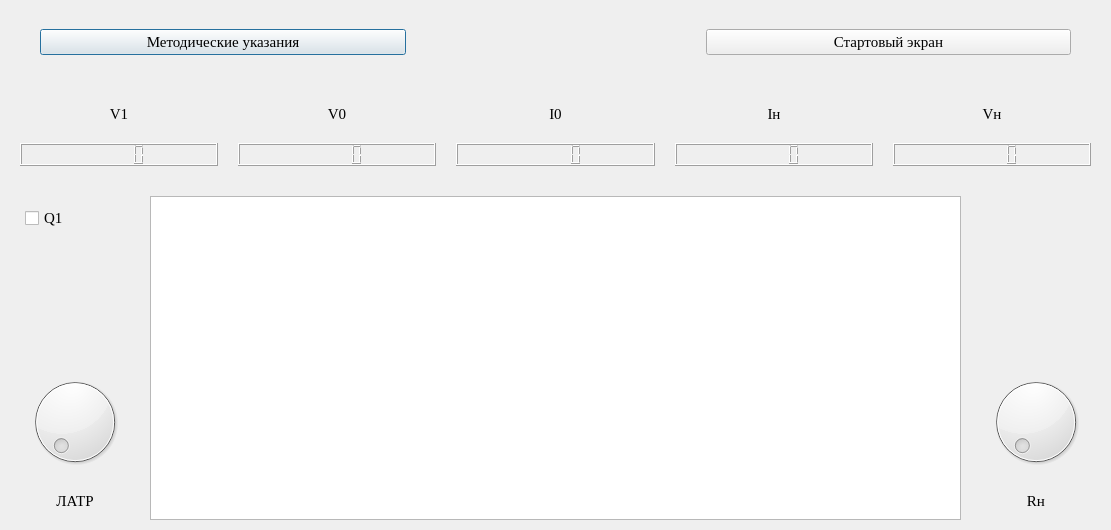
<?xml version="1.0" encoding="UTF-8"?>
<ui version="4.0">
 <class>Dialog</class>
 <widget class="QDialog" name="Dialog">
  <property name="geometry">
   <rect>
    <x>0</x>
    <y>0</y>
    <width>1111</width>
    <height>530</height>
   </rect>
  </property>
  <property name="font">
   <font>
    <family>Times New Roman</family>
    <pointsize>11</pointsize>
   </font>
  </property>
  <property name="windowTitle">
   <string>Dialog</string>
  </property>
  <widget class="QWidget" name="verticalLayoutWidget">
   <property name="geometry">
    <rect>
     <x>0</x>
     <y>-1</y>
     <width>1111</width>
     <height>531</height>
    </rect>
   </property>
   <layout class="QVBoxLayout" name="verticalLayout">
    <property name="spacing">
     <number>20</number>
    </property>
    <property name="topMargin">
     <number>10</number>
    </property>
    <item>
     <layout class="QHBoxLayout" name="horizontalLayout_2">
      <property name="spacing">
       <number>300</number>
      </property>
      <property name="leftMargin">
       <number>40</number>
      </property>
      <property name="topMargin">
       <number>20</number>
      </property>
      <property name="rightMargin">
       <number>40</number>
      </property>
      <property name="bottomMargin">
       <number>20</number>
      </property>
      <item>
       <widget class="QPushButton" name="MetodB">
        <property name="font">
         <font>
          <family>Times New Roman</family>
          <pointsize>11</pointsize>
         </font>
        </property>
        <property name="cursor">
         <cursorShape>PointingHandCursor</cursorShape>
        </property>
        <property name="text">
         <string>Методические указания</string>
        </property>
        <property name="default">
         <bool>false</bool>
        </property>
       </widget>
      </item>
      <item>
       <widget class="QPushButton" name="StartMenuB">
        <property name="minimumSize">
         <size>
          <width>0</width>
          <height>0</height>
         </size>
        </property>
        <property name="font">
         <font>
          <family>Times New Roman</family>
          <pointsize>11</pointsize>
         </font>
        </property>
        <property name="cursor">
         <cursorShape>PointingHandCursor</cursorShape>
        </property>
        <property name="text">
         <string>Стартовый экран</string>
        </property>
       </widget>
      </item>
     </layout>
    </item>
    <item>
     <layout class="QVBoxLayout" name="verticalLayout_8">
      <property name="leftMargin">
       <number>10</number>
      </property>
      <property name="topMargin">
       <number>5</number>
      </property>
      <property name="rightMargin">
       <number>10</number>
      </property>
      <property name="bottomMargin">
       <number>5</number>
      </property>
      <item>
       <layout class="QHBoxLayout" name="horizontalLayout">
        <property name="leftMargin">
         <number>10</number>
        </property>
        <property name="topMargin">
         <number>5</number>
        </property>
        <property name="rightMargin">
         <number>10</number>
        </property>
        <property name="bottomMargin">
         <number>5</number>
        </property>
        <item>
         <layout class="QVBoxLayout" name="verticalLayout_4">
          <item>
           <widget class="QLabel" name="label">
            <property name="text">
             <string>V1</string>
            </property>
            <property name="textFormat">
             <enum>Qt::RichText</enum>
            </property>
            <property name="alignment">
             <set>Qt::AlignCenter</set>
            </property>
           </widget>
          </item>
          <item>
           <widget class="QLCDNumber" name="lcdNumber"/>
          </item>
         </layout>
        </item>
        <item>
         <layout class="QVBoxLayout" name="verticalLayout_5">
          <item>
           <widget class="QLabel" name="label_2">
            <property name="text">
             <string>V0</string>
            </property>
            <property name="textFormat">
             <enum>Qt::RichText</enum>
            </property>
            <property name="alignment">
             <set>Qt::AlignCenter</set>
            </property>
           </widget>
          </item>
          <item>
           <widget class="QLCDNumber" name="lcdNumber_2"/>
          </item>
         </layout>
        </item>
        <item>
         <layout class="QVBoxLayout" name="verticalLayout_6">
          <item>
           <widget class="QLabel" name="label_3">
            <property name="text">
             <string>I0</string>
            </property>
            <property name="textFormat">
             <enum>Qt::RichText</enum>
            </property>
            <property name="alignment">
             <set>Qt::AlignCenter</set>
            </property>
           </widget>
          </item>
          <item>
           <widget class="QLCDNumber" name="lcdNumber_3"/>
          </item>
         </layout>
        </item>
        <item>
         <layout class="QVBoxLayout" name="verticalLayout_7">
          <item>
           <widget class="QLabel" name="label_4">
            <property name="text">
             <string>Iн</string>
            </property>
            <property name="textFormat">
             <enum>Qt::RichText</enum>
            </property>
            <property name="alignment">
             <set>Qt::AlignCenter</set>
            </property>
           </widget>
          </item>
          <item>
           <widget class="QLCDNumber" name="lcdNumber_4"/>
          </item>
         </layout>
        </item>
        <item>
         <layout class="QVBoxLayout" name="verticalLayout_3">
          <item>
           <widget class="QLabel" name="label_5">
            <property name="text">
             <string>Vн</string>
            </property>
            <property name="textFormat">
             <enum>Qt::RichText</enum>
            </property>
            <property name="alignment">
             <set>Qt::AlignCenter</set>
            </property>
           </widget>
          </item>
          <item>
           <widget class="QLCDNumber" name="lcdNumber_5"/>
          </item>
         </layout>
        </item>
       </layout>
      </item>
      <item>
       <layout class="QHBoxLayout" name="horizontalLayout_6">
        <property name="leftMargin">
         <number>10</number>
        </property>
        <property name="topMargin">
         <number>5</number>
        </property>
        <property name="rightMargin">
         <number>10</number>
        </property>
        <property name="bottomMargin">
         <number>5</number>
        </property>
        <item>
         <layout class="QVBoxLayout" name="verticalLayout_9">
          <property name="leftMargin">
           <number>5</number>
          </property>
          <property name="topMargin">
           <number>10</number>
          </property>
          <property name="rightMargin">
           <number>5</number>
          </property>
          <property name="bottomMargin">
           <number>10</number>
          </property>
          <item>
           <widget class="QCheckBox" name="Q1">
            <property name="text">
             <string>Q1</string>
            </property>
           </widget>
          </item>
          <item>
           <spacer name="verticalSpacer_2">
            <property name="orientation">
             <enum>Qt::Vertical</enum>
            </property>
            <property name="sizeHint" stdset="0">
             <size>
              <width>20</width>
              <height>40</height>
             </size>
            </property>
           </spacer>
          </item>
          <item>
           <widget class="QDial" name="dial"/>
          </item>
          <item>
           <widget class="QLabel" name="label_6">
            <property name="text">
             <string>ЛАТР</string>
            </property>
            <property name="alignment">
             <set>Qt::AlignCenter</set>
            </property>
           </widget>
          </item>
         </layout>
        </item>
        <item>
         <widget class="QGraphicsView" name="graphicsView"/>
        </item>
        <item>
         <layout class="QVBoxLayout" name="verticalLayout_10">
          <property name="leftMargin">
           <number>5</number>
          </property>
          <property name="topMargin">
           <number>10</number>
          </property>
          <property name="rightMargin">
           <number>5</number>
          </property>
          <property name="bottomMargin">
           <number>10</number>
          </property>
          <item>
           <spacer name="verticalSpacer">
            <property name="orientation">
             <enum>Qt::Vertical</enum>
            </property>
            <property name="sizeHint" stdset="0">
             <size>
              <width>20</width>
              <height>40</height>
             </size>
            </property>
           </spacer>
          </item>
          <item>
           <widget class="QDial" name="dial_2"/>
          </item>
          <item>
           <widget class="QLabel" name="label_7">
            <property name="text">
             <string>Rн</string>
            </property>
            <property name="alignment">
             <set>Qt::AlignCenter</set>
            </property>
           </widget>
          </item>
         </layout>
        </item>
       </layout>
      </item>
     </layout>
    </item>
   </layout>
  </widget>
 </widget>
 <resources/>
 <connections/>
</ui>
